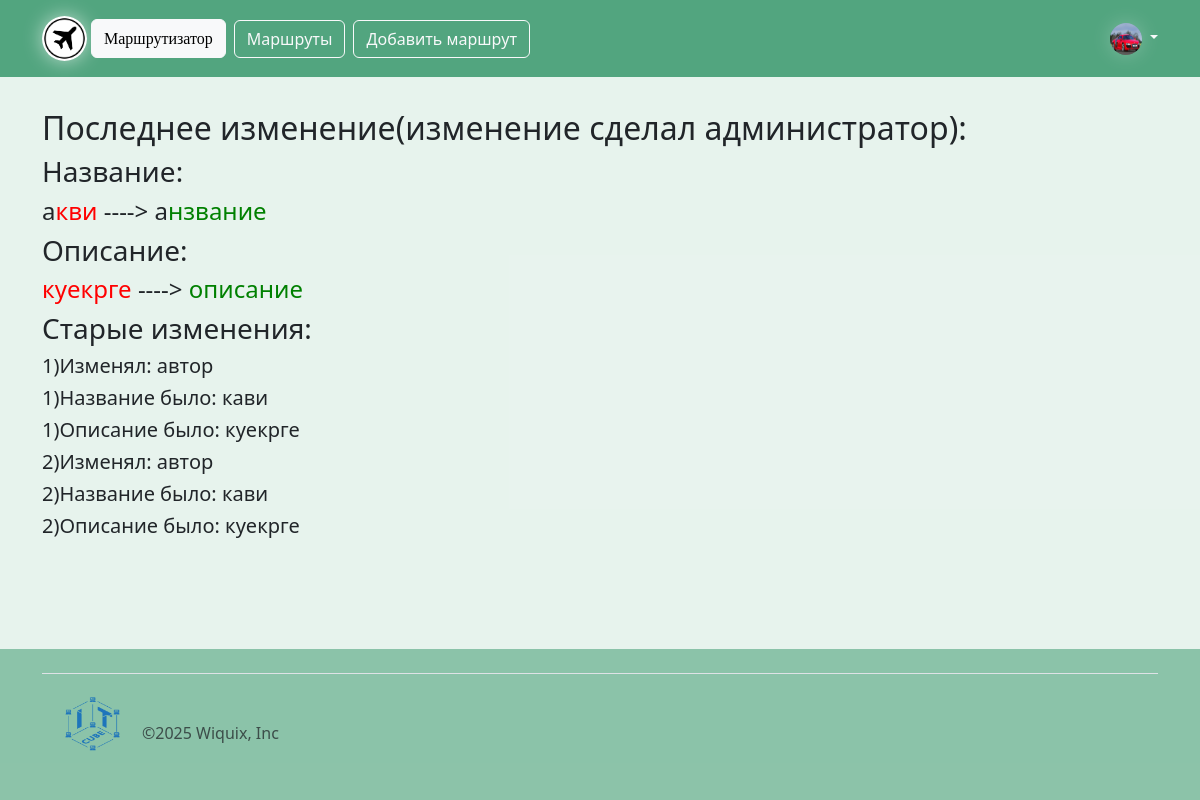
The page /history_route/4 (signed in) on the database its author committed.
### instance/DataBase.py (models this page shows)
class Users(db.Model, UserMixin):
    id = db.Column(db.Integer, primary_key=True)
    email = db.Column(db.String, unique=True)
    username = db.Column(db.String, unique=True)
    password = db.Column(db.String, nullable=False)
    ava = db.Column(db.String, nullable=False)
    admin = db.Column(db.Integer)
    verified = db.Column(db.Integer)

class Routes(db.Model, UserMixin):
    id = db.Column(db.Integer, primary_key=True)
    title = db.Column(db.String)
    description = db.Column(db.String)
    user_id = db.Column(db.Integer)
    rating = db.Column(db.String)
    status = db.Column(db.Integer)
    count_marks = db.Column(db.Integer, default=0)
    photos_id = db.Column(db.String)
    route_coords = db.Column(db.String)
    check_admin = db.Column(db.Integer)

class History(db.Model, UserMixin):
    id = db.Column(db.Integer, primary_key=True)
    title = db.Column(db.String)
    description = db.Column(db.String)
    user_id = db.Column(db.Integer)
    rating = db.Column(db.String)
    status = db.Column(db.Integer)
    route_id = db.Column(db.Integer)
    last = db.Column(db.Integer)
    who_edit = db.Column(db.String, default="author")

### main.py (the view)
@app.route('/history_route/<int:id>', methods=["POST", "GET"])
@limiter.limit("5 per 20 seconds")
def history_route(id):
    route = Routes.query.filter_by(id=id).first()
    last_history = History.query.filter(History.route_id == id and History.last == 1).first()
    past_history = History.query.filter(History.route_id == id and History.last == 0).all()
    who_edit = ""
    if last_history is None:
        who_edit = ""
    elif last_history.who_edit == "admin":
        who_edit = "администратор"
    else:
        who_edit = "автор"
    no_edit_title = 0
    no_edit_description = 0
    red_text_title = ""
    green_text_title = ""
    just_text_title = ""
    red_text_description = ""
    green_text_description = ""
    just_text_description = ""
    if not (last_history is None):
        if route.title != last_history.title:
            for i in range(max(len(route.title), len(last_history.title))):
                try:
                    if route.title[i] == last_history.title[i]:
                        just_text_title += route.title[i]
                    else:
                        green_text_title += route.title[i]
                        red_text_title += last_history.title[i]
                except Exception as e:
                    if len(route.title) > len(last_history.title):
                        green_text_title += route.title[i:]
                    else:
                        red_text_title += last_history.title[i:]
                    break
        else:
            no_edit_title = 1
        if route.description != last_history.description:
            for i in range(max(len(route.description), len(last_history.description))):
                try:
                    if route.description[i] == last_history.description[i]:
                        just_text_description += route.description[i]
                    else:
                        green_text_description += route.description[i]
                        red_text_description += last_history.description[i]
                except Exception as e:
                    if len(route.description) > len(last_history.description):
                        green_text_description += route.description[i:]
                    else:
                        red_text_description += last_history.description[i:]
                    break
        else:
            no_edit_description = 1
    else:
        no_edit_title = 1
        no_edit_description = 1
    return render_template("history.html", just_text_title=just_text_title, red_text_title=red_text_title,
                           green_text_title=green_text_title, no_edit_title=no_edit_title,
                           just_text_description=just_text_description, red_text_description=red_text_description,
                           green_text_description=green_text_description, no_edit_description=no_edit_description,
                           past_history=past_history, who_edit=who_edit)

### main.py (called while the page is built)
@manager.user_loader
def load_user(user_id):
    return Users.query.get(user_id)

### templates/history.html (shortened to what this page needs)
{% extends 'base.html' %}
{% block main %}
    <br>
    <div style="display:table">
        <div style="display:table-cell">
            <h2>Последнее изменение{% if who_edit != "" %}(изменение сделал {{ who_edit }}):{% endif %}</h2>
            <h3>Название:</h3>
            {% if no_edit_title == 0 %}
            <h4><span>{{just_text_title}}</span><span style="color:red;">{{red_text_title}}</span>     ---->       <span><span>{{just_text_title}}</span><span style="color:green;">{{green_text_title}}</span></span></h4>
            {% else %}
            <h4>Нет изменений</h4>
            {% endif %}
            <h3>Описание:</h3>
            {% if no_edit_description == 0 %}
            <h4><span style="color:red;">{{red_text_description}}</span>     ---->       <span><span style="color:green;">{{green_text_description}}</span></span></h4>
            {% else %}
            <h4>Нет изменений</h4>
            {% endif %}
            {% if past_history|length > 0 %}
            <h3>Старые изменения:</h3>
            {% for i in range(past_history|length) %}
            <h5>{{ i+1 }})Изменял: {% if past_history[i].who_edit == "admin" %}автор{% else %}администратор{% endif %}</h5>
            <h5>{{ i+1 }})Название было: {{ past_history[i].title }}</h5>
            <h5>{{ i+1 }})Описание было: {{ past_history[i].description }}</h5>
            {% endfor %}
            {% endif %}
        </div>
    <br>
        </div>
{% endblock %}

### templates/base.html (shortened to what this page needs)
<!doctype html>
<html lang="ru">
  <head>
    <link href="https://cdn.jsdelivr.net/npm/bootstrap@5.3.0-alpha1/dist/css/bootstrap.min.css" rel="stylesheet">
    <link href="https://getbootstrap.com/docs/5.3/assets/css/docs.css" rel="stylesheet">
  </head>
  <body class="d-flex flex-column min-vh-100">
  <header class="p-3 text-bg-success bg-opacity-75">
    <div class="container">
      <div class="d-flex flex-wrap align-items-center justify-content-center justify-content-lg-start">
        <a href="/"><img src="/static/ico/main.ico" width="45" height="45" class="rounded-circle md" style="box-shadow:0px 0px 19px rgb(255 255 255 / 60%)"></a>
        <a href="/" class="btn btn-light mx-1"><font face="Franklin Gothic Medium" class="main-name">Маршрутизатор</font></a>
        <ul class="nav col-12 col-lg-auto me-lg-auto mb-2 justify-content-center mb-md-0">
          <li><a href="/all_routes/def" class="btn btn-outline-light mx-1">Маршруты</a></li>
          {% if current_user.is_authenticated %}
          <li><a href="/add_route" class="btn btn-outline-light mx-1">Добавить маршрут</a></li>
          {% endif %}
        </ul>
        {% if current_user.is_authenticated %}
          <div class="dropdown text-end">
            <a href="#" class="d-block link-light text-decoration-none dropdown-toggle" data-bs-toggle="dropdown" aria-expanded="false">
              <img src="/static/img/{{ current_user.ava }}" alt="ава" width="32" height="32" class="rounded-circle" style="box-shadow:0px 0px 19px rgb(255 255 255 / 25%)">
            </a>
          </div>
        {% else %}
          <div class="btn-group">
            <a href="/sign-up" class="btn text-white" style="background-color: #00BC00">Зарегистрироваться</a>
            <a href="/login" class="btn btn btn-light text-primary" style="border: 1px solid #FFFFFF">Войти</a>
          </div>
        {% endif %}
      </div>
    </div>
  </header>
<main class="flex-grow-1 bg-success p-2 text-dark bg-opacity-10">
    <div class="container">
        {% block main %}{% endblock %}
    </div>
</main>
<div class="bg-success bg-opacity-50 w-100 p-0">
  <div class="container">
    <footer class="d-flex flex-wrap justify-content-between align-items-center py-3 my-4 border-top">
      <div class="col-md-4 d-flex align-items-center">
        <img src="/static/ico/it-cube.png" height="70px" width="100px">
        <span class="mb-3 mt-3 mb-md-0 text-muted"> ©2025 Wiquix, Inc </span>
      </div>
    </footer>
  </div>
</div>
  </body>
</html>

### rows shown on the page
Users: ava (picture)
Routes: description "описание"
History: title "кави", description "куекрге"
History: title "кави", description "куекрге"

### other values the page prints
{{ who_edit }} "администратор"
{{ just_text_title }} "а"
{{ red_text_title }} "кви"
{{ green_text_title }} "нзвание"
{{ red_text_description }} "куекрге"
{{ i+1 }} "1" "2"
